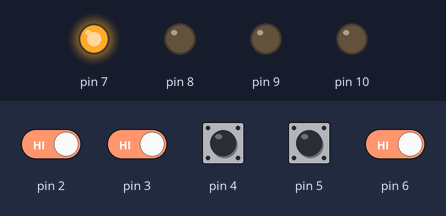
Recording of a sketch running on a simulated Arduino Uno, built with avr-gcc and run on an emulated ATmega328P. Shown: output pins drawn as LEDs (lit = HIGH). The test bench sets the inputs (shaded band); at power-on: pin 2–6 HIGH.

Above: at 1.2 s.
1.3 s: pin 4 pulled LOW for 0.15 s
At 1.37 s:
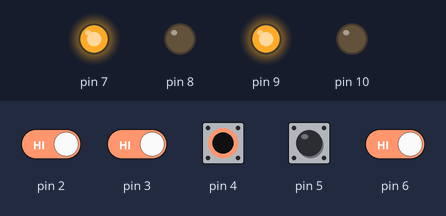
2.9 s: pin 5 pulled LOW for 0.15 s
At 2.97 s:
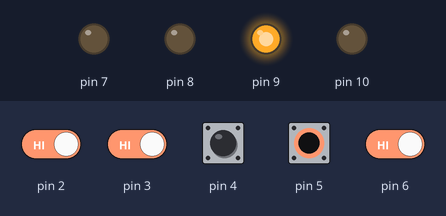
4.5 s: pin 2 driven LOW and pin 3 driven LOW and pin 4 driven LOW and pin 5 driven LOW and pin 6 driven LOW
At 5.5 s:
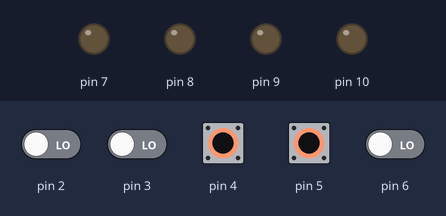
6.0 s: pin 2 driven HIGH
At 6.7 s:
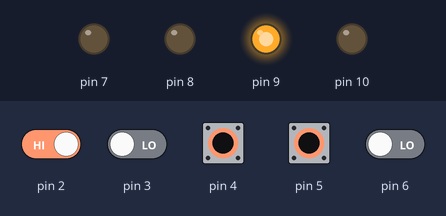
7.5 s: pin 2 driven LOW
At 7.8 s:
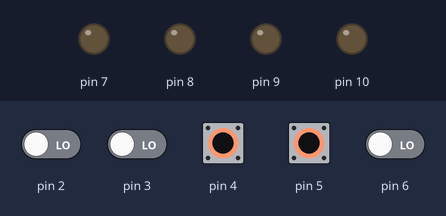
Timing chart, 0 to 10.0 s (numbered marks = the images above; inputs shaded):
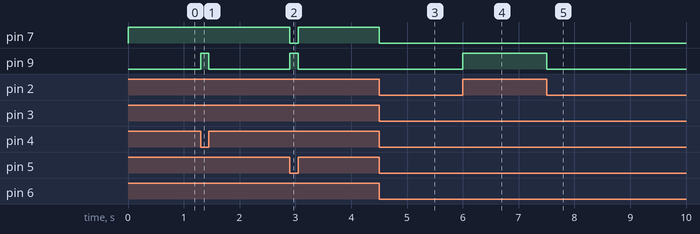

Measured:
- after the input at 1.3 s, pin 9: LOW → HIGH at once, → LOW 0.15 s later
- after the input at 2.9 s, pin 7: HIGH → LOW at once, → HIGH 0.15 s later; pin 9: LOW → HIGH at once, → LOW 0.15 s later
- after the input at 4.5 s, pin 7: HIGH → LOW at once
- after the input at 6.0 s, pin 9: LOW → HIGH at once
- after the input at 7.5 s, pin 9: HIGH → LOW at once

The sketch:

Linecar.ino
```cpp
void setup() {
pinMode(2, INPUT_PULLUP);
pinMode(3, INPUT_PULLUP);
pinMode(4, INPUT_PULLUP);
pinMode(5, INPUT_PULLUP);
pinMode(6, INPUT_PULLUP);
pinMode(7, OUTPUT);
pinMode(8, OUTPUT);
pinMode(9, OUTPUT);
pinMode(10, OUTPUT);}
void loop() {
int L= digitalRead(2);
int AL= digitalRead(3);
int M= digitalRead(4);
int AR= digitalRead(5);
int R= digitalRead(6);
if (L==LOW && AL==LOW && M==LOW && AR==LOW && R==LOW){
digitalWrite(7, LOW);
digitalWrite(8, LOW);
digitalWrite(9, LOW);
digitalWrite(10, LOW);}
else if(L==LOW && AL==LOW && M==LOW && AR==LOW && R==HIGH){
digitalWrite(7, HIGH);
digitalWrite(8, LOW);
digitalWrite(9, LOW);
digitalWrite(10, LOW);}
else if(L==LOW && AL==LOW && M==LOW && AR==HIGH && R==LOW){
digitalWrite(7, HIGH);
digitalWrite(8, LOW);
digitalWrite(9, LOW);
digitalWrite(10, LOW);}
else if(L==LOW && AL==LOW && M==LOW && AR==HIGH && R==HIGH){
digitalWrite(7, HIGH);
digitalWrite(8, LOW);
digitalWrite(9, LOW);
digitalWrite(10, LOW);}
else if(L==LOW && AL==LOW && M==HIGH && AR==LOW && R==LOW){
digitalWrite(7, HIGH);
digitalWrite(8, LOW);
digitalWrite(9, HIGH);
digitalWrite(10, LOW);}
else if(L==LOW && AL==LOW && M==HIGH && AR==LOW && R==HIGH){
digitalWrite(7, HIGH);
digitalWrite(8, LOW);
digitalWrite(9, LOW);
digitalWrite(10, LOW);}
else if(L==LOW && AL==LOW && M==HIGH && AR==HIGH && R==LOW){
digitalWrite(7, HIGH);
digitalWrite(8, LOW);
digitalWrite(9, LOW);
digitalWrite(10, LOW);}
else if(L==LOW && AL==LOW && M==HIGH && AR==HIGH && R==HIGH){
digitalWrite(7, HIGH);
digitalWrite(8, LOW);
digitalWrite(9, LOW);
digitalWrite(10, LOW);}
else if(L==LOW && AL==HIGH && M==LOW && AR==LOW && R==LOW){
digitalWrite(7, LOW);
digitalWrite(8, LOW);
digitalWrite(9, HIGH);
digitalWrite(10, LOW);}
else if(L==LOW && AL==HIGH && M==LOW && AR==LOW && R==HIGH){
digitalWrite(7, LOW);
digitalWrite(8, LOW);
digitalWrite(9, HIGH);
digitalWrite(10, LOW);}
else if(L==LOW && AL==HIGH && M==LOW && AR==HIGH && R==LOW){
digitalWrite(7, HIGH);
digitalWrite(8, LOW);
digitalWrite(9, HIGH);
digitalWrite(10, LOW);}
else if(L==LOW && AL==HIGH && M==LOW && AR==HIGH && R==HIGH){
digitalWrite(7, HIGH);
digitalWrite(8, LOW);
digitalWrite(9, LOW);
digitalWrite(10, LOW);}
else if(L==LOW && AL==HIGH && M==HIGH && AR==LOW && R==LOW){
digitalWrite(7, LOW);
digitalWrite(8, LOW);
digitalWrite(9, HIGH);
digitalWrite(10, LOW);}
else if(L==LOW && AL==HIGH && M==HIGH && AR==LOW && R==HIGH){
digitalWrite(7, LOW);
digitalWrite(8, LOW);
digitalWrite(9, HIGH);
digitalWrite(10, LOW);}
else if(L==LOW && AL==HIGH && M==HIGH && AR==HIGH && R==LOW){
digitalWrite(7, HIGH);
digitalWrite(8, LOW);
digitalWrite(9, HIGH);
digitalWrite(10, LOW);}
else if(L==LOW && AL==HIGH && M==HIGH && AR==HIGH && R==HIGH){
digitalWrite(7, HIGH);
digitalWrite(8, LOW);
digitalWrite(9, LOW);
digitalWrite(10, LOW);}
    else if (L==HIGH && AL==LOW && M==LOW && AR==LOW && R==LOW){
digitalWrite(7, LOW);
digitalWrite(8, LOW);
digitalWrite(9, HIGH);
digitalWrite(10, LOW);}
else if(L==HIGH && AL==LOW && M==LOW && AR==LOW && R==HIGH){
digitalWrite(7, HIGH);
digitalWrite(8, LOW);
digitalWrite(9, HIGH);
digitalWrite(10, LOW);}
else if(L==HIGH && AL==LOW && M==LOW && AR==HIGH && R==LOW){
digitalWrite(7, HIGH);
digitalWrite(8, LOW);
digitalWrite(9, LOW);
digitalWrite(10, LOW);}
else if(L==HIGH && AL==LOW && M==LOW && AR==HIGH && R==HIGH){
digitalWrite(7, HIGH);
digitalWrite(8, LOW);
digitalWrite(9, HIGH);
digitalWrite(10, LOW);}
else if(L==HIGH && AL==LOW && M==HIGH && AR==LOW && R==LOW){
digitalWrite(7, LOW);
digitalWrite(8, LOW);
digitalWrite(9, HIGH);
digitalWrite(10, LOW);}
else if(L==HIGH && AL==LOW && M==HIGH && AR==LOW && R==HIGH){
digitalWrite(7, HIGH);
digitalWrite(8, LOW);
digitalWrite(9, HIGH);
digitalWrite(10, LOW);}
else if(L==HIGH && AL==LOW && M==HIGH && AR==HIGH && R==LOW){
digitalWrite(7, HIGH);
digitalWrite(8, LOW);
digitalWrite(9, LOW);
digitalWrite(10, LOW);}
else if(L==HIGH && AL==LOW && M==HIGH && AR==HIGH && R==HIGH){
digitalWrite(7, HIGH);
digitalWrite(8, LOW);
digitalWrite(9, LOW);
digitalWrite(10, LOW);}
else if(L==HIGH && AL==HIGH && M==LOW && AR==LOW && R==LOW){
digitalWrite(7, LOW);
digitalWrite(8, LOW);
digitalWrite(9, HIGH);
digitalWrite(10, LOW);}
else if(L==HIGH && AL==HIGH && M==LOW && AR==LOW && R==HIGH){
digitalWrite(7, HIGH);
digitalWrite(8, LOW);
digitalWrite(9, HIGH);
digitalWrite(10, LOW);}
else if(L==HIGH && AL==HIGH && M==LOW && AR==HIGH && R==LOW){
digitalWrite(7, LOW);
digitalWrite(8, LOW);
digitalWrite(9, HIGH);
digitalWrite(10, LOW);}
else if(L==HIGH && AL==HIGH && M==LOW && AR==HIGH && R==HIGH){
digitalWrite(7, HIGH);
digitalWrite(8, LOW);
digitalWrite(9, HIGH);
digitalWrite(10, LOW);}
else if(L==HIGH && AL==HIGH && M==HIGH && AR==LOW && R==LOW){
digitalWrite(7, LOW);
digitalWrite(8, LOW);
digitalWrite(9, HIGH);
digitalWrite(10, LOW);}
else if(L==HIGH && AL==HIGH && M==HIGH && AR==LOW && R==HIGH){
digitalWrite(7, LOW);
digitalWrite(8, LOW);
digitalWrite(9, HIGH);
digitalWrite(10, LOW);}
else if(L==HIGH && AL==HIGH && M==HIGH && AR==HIGH && R==LOW){
digitalWrite(7, LOW);
digitalWrite(8, LOW);
digitalWrite(9, HIGH);
digitalWrite(10, LOW);}
else{
digitalWrite(7, HIGH);
digitalWrite(8, LOW);
digitalWrite(9, LOW );
digitalWrite(10, LOW);}}
```
